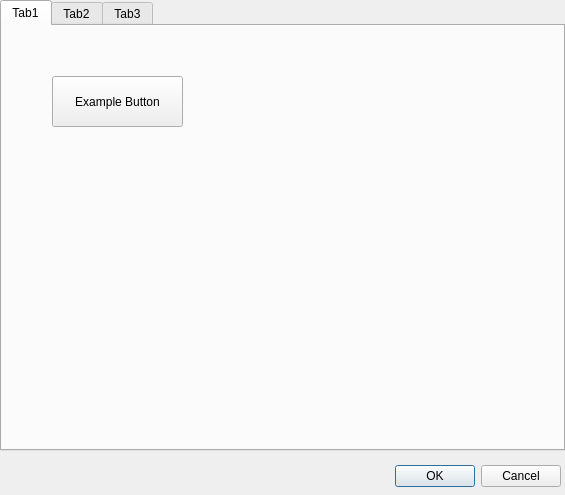
<?xml version="1.0" encoding="UTF-8"?>
<ui version="4.0">
 <class>_extensionname__DialogClass</class>
 <widget class="QDialog" name="_extensionname__DialogClass">
  <property name="geometry">
   <rect>
    <x>0</x>
    <y>0</y>
    <width>565</width>
    <height>495</height>
   </rect>
  </property>
  <property name="windowTitle">
   <string>_extensionname__Dialog</string>
  </property>
  <widget class="QWidget" name="layoutWidget">
   <property name="geometry">
    <rect>
     <x>340</x>
     <y>460</y>
     <width>221</width>
     <height>33</height>
    </rect>
   </property>
   <layout class="QHBoxLayout">
    <property name="spacing">
     <number>6</number>
    </property>
    <property name="margin">
     <number>0</number>
    </property>
    <item>
     <spacer>
      <property name="orientation">
       <enum>Qt::Horizontal</enum>
      </property>
      <property name="sizeHint" stdset="0">
       <size>
        <width>131</width>
        <height>31</height>
       </size>
      </property>
     </spacer>
    </item>
    <item>
     <widget class="QPushButton" name="okButton">
      <property name="text">
       <string>OK</string>
      </property>
     </widget>
    </item>
    <item>
     <widget class="QPushButton" name="cancelButton">
      <property name="text">
       <string>Cancel</string>
      </property>
     </widget>
    </item>
   </layout>
  </widget>
  <widget class="QTabWidget" name="tabWidget">
   <property name="geometry">
    <rect>
     <x>0</x>
     <y>0</y>
     <width>565</width>
     <height>451</height>
    </rect>
   </property>
   <property name="currentIndex">
    <number>0</number>
   </property>
   <widget class="QWidget" name="tab1">
    <attribute name="title">
     <string>Tab1</string>
    </attribute>
    <widget class="QPushButton" name="btnExampleButton">
     <property name="geometry">
      <rect>
       <x>50</x>
       <y>50</y>
       <width>131</width>
       <height>51</height>
      </rect>
     </property>
     <property name="text">
      <string>Example Button</string>
     </property>
    </widget>
   </widget>
   <widget class="QWidget" name="tab2">
    <attribute name="title">
     <string>Tab2</string>
    </attribute>
   </widget>
   <widget class="QWidget" name="tab">
    <attribute name="title">
     <string>Tab3</string>
    </attribute>
   </widget>
  </widget>
 </widget>
 <resources/>
 <connections/>
</ui>
